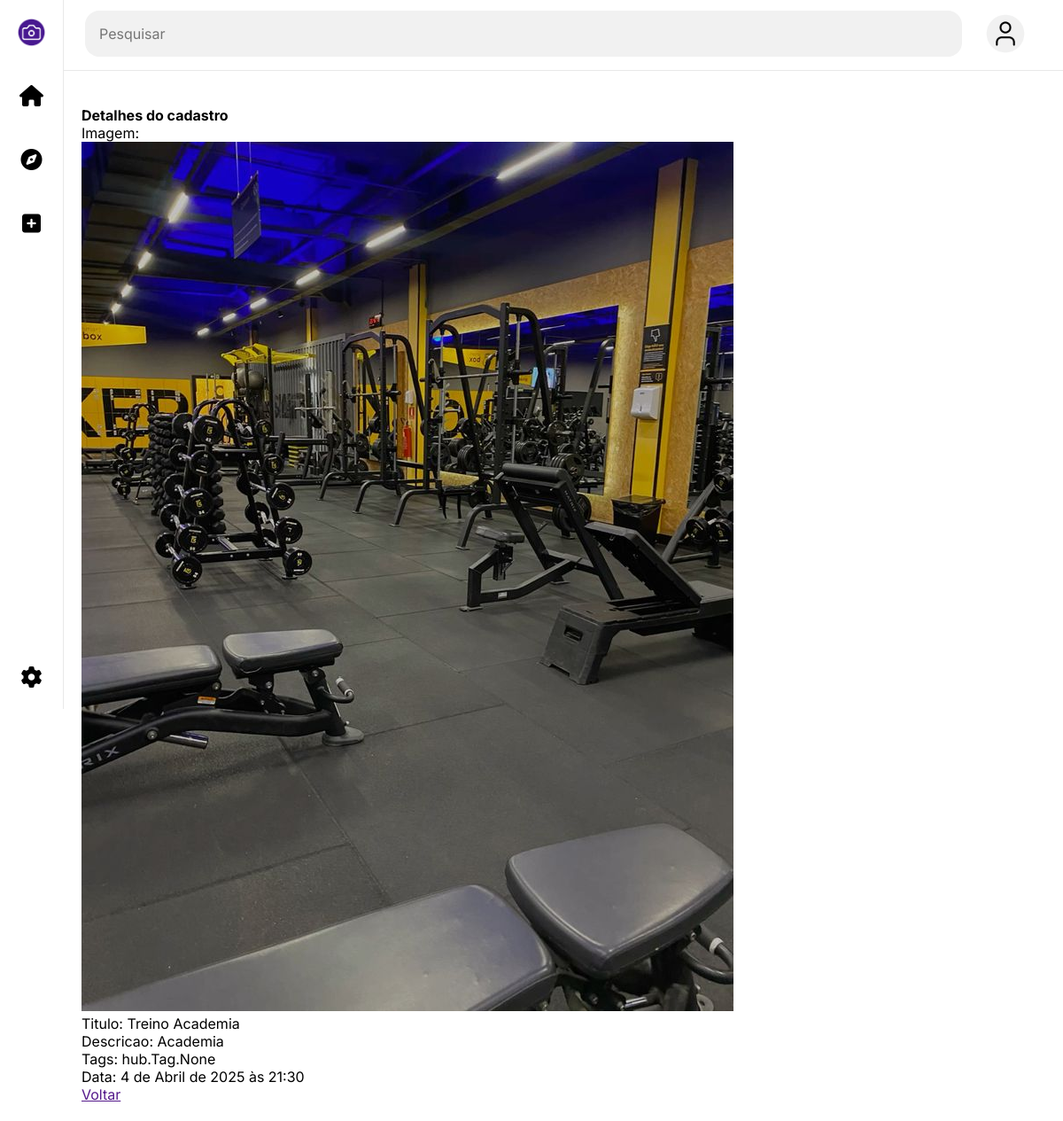
The app's page /hub/detalhe/13/ with its own data.
### hub/models.py (models this page shows, shortened)
class Cliente(models.Model):
    imagem = models.ImageField(upload_to='imagens/', max_length=500, default='0', blank=True)
    titulo = models.CharField(max_length=255)
    descricao = models.TextField(blank=True)
    tags = models.ManyToManyField(Tag)
    data_criacao = models.DateTimeField(default=timezone.now)

### hub/views.py (the view)
# urls.py: path('hub/detalhe/<int:pk>/', views.detalhe, name="detalhe"),
def detalhe(request, pk):
    cliente = Cliente.objects.get(pk=pk)
    return render(request, 'hub/detalhe.html', {'hub': cliente})

### hub/templates/hub/detalhe.html
{% extends 'base.html' %}
{% load widget_tweaks %}
{% block content %}
<div class="contents">
    <h1>Detalhes do cadastro</h1>
    <div class="contents-info">
        <p>Imagem: </p><img src="{{ hub.imagem.url }}" alt="{{ hub.titulo }}">
        <p>Titulo: {{ hub.titulo }}</p>
        <p>Descricao: {{ hub.descricao }}</p>
        <p>Tags: {{ hub.tags }}</p>
        <p>Data: {{ hub.data_criacao }}</p>
        <a href="{{ request.META.HTTP_REFERER }}" class="btn btn-outline-secondary" style="width: 100%">Voltar</a>
    </div>
</div>
{% endblock%}

### records on screen
Cliente: imagem (picture), titulo "Treino Academia", descricao "Academia", tags "hub.Tag.None", data_criacao "4 de Abril de 2025 às 21:30"
